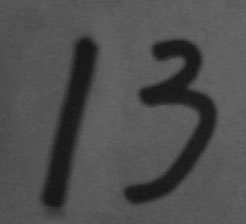
#> input picture CV/opencv_tutorial_naumdeveloper/opencv_tutorial_codec.wang/13-Contours/handwriting.jpg, 246 x 224 px
$ python cv2_find_contours.py   (older library calls are emulated)
#> lines starting #> are read from the running program, lines starting #| are printed output that depends on the picture; after the words box and inside, x2 and y2 are one past the last pixel; in counts of white or black regions, pixels touching at a corner belong together
import cv2

img = cv2.imread('handwriting.jpg')
#> img is the input picture: shape (224, 246, 3); min 20, max 105, mean 78.9
img_gray = cv2.cvtColor(img, cv2.COLOR_BGR2GRAY)

# Используйте автоматический порог Otsu, обратите внимание на использование cv2.THRESH_BINARY_INV
ret, thresh = cv2.threshold(
    img_gray, 0, 255, cv2.THRESH_BINARY_INV + cv2.THRESH_OTSU)
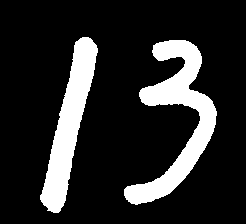
#> thresh: shape (224, 246); 16.4% white; 2 white regions
#> ret = 61

# найти контуры
image, contours, hierarchy = cv2.findContours(
    thresh, cv2.RETR_TREE, cv2.CHAIN_APPROX_SIMPLE)
#> contours = 2 contours; box (x1, y1, x2, y2) and area: (124, 40, 217, 205) 4807, (40, 37, 98, 213) 3798

cnt = contours[1]
#> cnt = contour of 174 points, box (x1, y1, x2, y2) (40, 37, 98, 213), area 3798
cv2.drawContours(img, [cnt], 0, (0, 0, 255), 2)
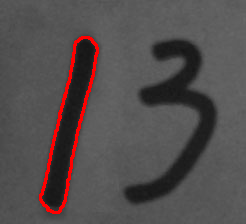
#> img: shape (224, 246, 3); 2.38% of pixels changed, all inside (x1, y1, x2, y2) = (39, 36, 99, 214)

cv2.imshow('contours', img)
cv2.waitKey(0)
